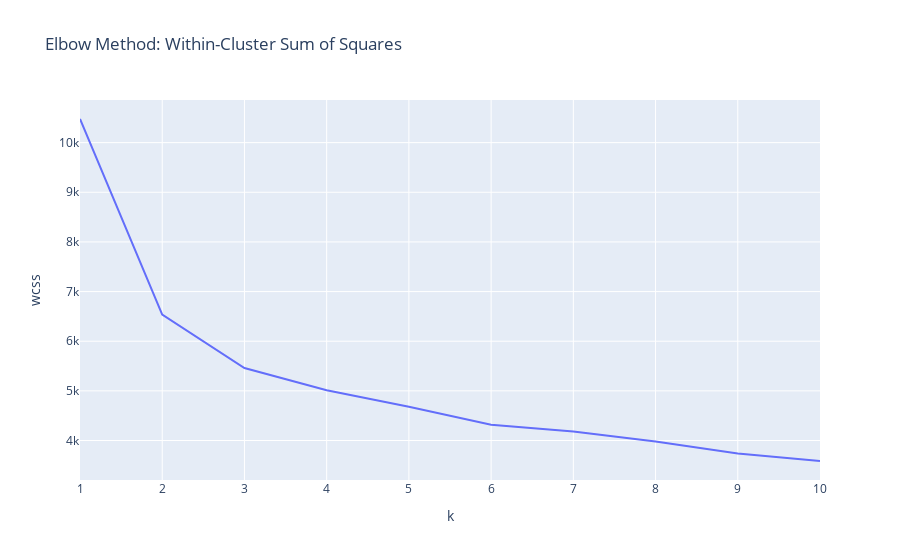

Notebook code for this chart:
### Code cell
# Visualize the results of the elbow method

fig = px.line(
    elbow_data,
    x="k",
    y="wcss",
    title="Elbow Method: Within-Cluster Sum of Squares",
)

fig.show()

### Figure 1 — Plotly figure (JSON) as saved in the notebook; plotly's stock layout.template omitted (floating-point values rounded to 4 significant figures)
{"data": [{"hovertemplate": "k=%{x}<br>wcss=%{y}<extra></extra>", "legendgroup": "", "line": {"color": "#636efa", "dash": "solid"}, "marker": {"symbol": "circle"}, "mode": "lines", "name": "", "orientation": "v", "showlegend": false, "type": "scatter", "x": [1, 2, 3, 4, 5, 6, 7, 8, 9, 10], "xaxis": "x", "y": [10480.0, 6534.0, 5459.0, 5011.0, 4679.0, 4317.0, 4179.0, 3980.0, 3738.0, 3587.0], "yaxis": "y"}], "layout": {"legend": {"tracegroupgap": 0}, "title": {"text": "Elbow Method: Within-Cluster Sum of Squares"}, "xaxis": {"anchor": "y", "domain": [0, 1], "title": {"text": "k"}}, "yaxis": {"anchor": "x", "domain": [0, 1], "title": {"text": "wcss"}}}}
